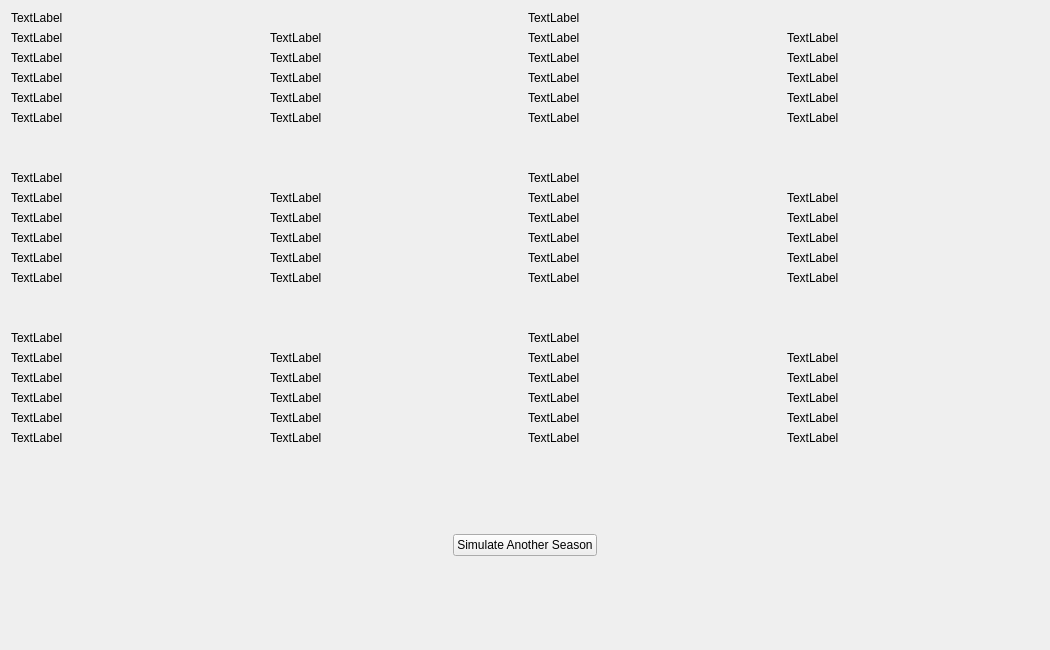
<?xml version="1.0" encoding="UTF-8"?>
<ui version="4.0">
 <class>StandingsWindow</class>
 <widget class="QWidget" name="StandingsWindow">
  <property name="geometry">
   <rect>
    <x>0</x>
    <y>0</y>
    <width>1050</width>
    <height>650</height>
   </rect>
  </property>
  <property name="windowTitle">
   <string>Form</string>
  </property>
  <layout class="QVBoxLayout" name="verticalLayout_9">
   <item>
    <layout class="QHBoxLayout" name="horizontalLayout_31">
     <item>
      <layout class="QVBoxLayout" name="verticalLayout_4">
       <item>
        <layout class="QVBoxLayout" name="verticalLayout">
         <property name="sizeConstraint">
          <enum>QLayout::SetDefaultConstraint</enum>
         </property>
         <item>
          <widget class="QLabel" name="div">
           <property name="text">
            <string>TextLabel</string>
           </property>
          </widget>
         </item>
         <item>
          <layout class="QHBoxLayout" name="horizontalLayout">
           <item>
            <widget class="QLabel" name="t0">
             <property name="text">
              <string>TextLabel</string>
             </property>
            </widget>
           </item>
           <item>
            <widget class="QLabel" name="label_6">
             <property name="text">
              <string>TextLabel</string>
             </property>
            </widget>
           </item>
          </layout>
         </item>
         <item>
          <layout class="QHBoxLayout" name="horizontalLayout_2">
           <item>
            <widget class="QLabel" name="t1">
             <property name="text">
              <string>TextLabel</string>
             </property>
            </widget>
           </item>
           <item>
            <widget class="QLabel" name="label_7">
             <property name="text">
              <string>TextLabel</string>
             </property>
            </widget>
           </item>
          </layout>
         </item>
         <item>
          <layout class="QHBoxLayout" name="horizontalLayout_3">
           <item>
            <widget class="QLabel" name="t2">
             <property name="text">
              <string>TextLabel</string>
             </property>
            </widget>
           </item>
           <item>
            <widget class="QLabel" name="label_8">
             <property name="text">
              <string>TextLabel</string>
             </property>
            </widget>
           </item>
          </layout>
         </item>
         <item>
          <layout class="QHBoxLayout" name="horizontalLayout_4">
           <item>
            <widget class="QLabel" name="t3">
             <property name="text">
              <string>TextLabel</string>
             </property>
            </widget>
           </item>
           <item>
            <widget class="QLabel" name="label_9">
             <property name="text">
              <string>TextLabel</string>
             </property>
            </widget>
           </item>
          </layout>
         </item>
         <item>
          <layout class="QHBoxLayout" name="horizontalLayout_5">
           <item>
            <widget class="QLabel" name="t4">
             <property name="text">
              <string>TextLabel</string>
             </property>
            </widget>
           </item>
           <item>
            <widget class="QLabel" name="label_10">
             <property name="text">
              <string>TextLabel</string>
             </property>
            </widget>
           </item>
          </layout>
         </item>
        </layout>
       </item>
       <item>
        <spacer name="verticalSpacer">
         <property name="orientation">
          <enum>Qt::Vertical</enum>
         </property>
         <property name="sizeHint" stdset="0">
          <size>
           <width>20</width>
           <height>40</height>
          </size>
         </property>
        </spacer>
       </item>
       <item>
        <layout class="QVBoxLayout" name="verticalLayout_2">
         <item>
          <widget class="QLabel" name="div_2">
           <property name="text">
            <string>TextLabel</string>
           </property>
          </widget>
         </item>
         <item>
          <layout class="QHBoxLayout" name="horizontalLayout_6">
           <item>
            <widget class="QLabel" name="t0_2">
             <property name="text">
              <string>TextLabel</string>
             </property>
            </widget>
           </item>
           <item>
            <widget class="QLabel" name="label_11">
             <property name="text">
              <string>TextLabel</string>
             </property>
            </widget>
           </item>
          </layout>
         </item>
         <item>
          <layout class="QHBoxLayout" name="horizontalLayout_7">
           <item>
            <widget class="QLabel" name="t1_2">
             <property name="text">
              <string>TextLabel</string>
             </property>
            </widget>
           </item>
           <item>
            <widget class="QLabel" name="label_12">
             <property name="text">
              <string>TextLabel</string>
             </property>
            </widget>
           </item>
          </layout>
         </item>
         <item>
          <layout class="QHBoxLayout" name="horizontalLayout_8">
           <item>
            <widget class="QLabel" name="t2_2">
             <property name="text">
              <string>TextLabel</string>
             </property>
            </widget>
           </item>
           <item>
            <widget class="QLabel" name="label_13">
             <property name="text">
              <string>TextLabel</string>
             </property>
            </widget>
           </item>
          </layout>
         </item>
         <item>
          <layout class="QHBoxLayout" name="horizontalLayout_9">
           <item>
            <widget class="QLabel" name="t3_2">
             <property name="text">
              <string>TextLabel</string>
             </property>
            </widget>
           </item>
           <item>
            <widget class="QLabel" name="label_14">
             <property name="text">
              <string>TextLabel</string>
             </property>
            </widget>
           </item>
          </layout>
         </item>
         <item>
          <layout class="QHBoxLayout" name="horizontalLayout_10">
           <item>
            <widget class="QLabel" name="t4_2">
             <property name="text">
              <string>TextLabel</string>
             </property>
            </widget>
           </item>
           <item>
            <widget class="QLabel" name="label_15">
             <property name="text">
              <string>TextLabel</string>
             </property>
            </widget>
           </item>
          </layout>
         </item>
        </layout>
       </item>
       <item>
        <spacer name="verticalSpacer_2">
         <property name="orientation">
          <enum>Qt::Vertical</enum>
         </property>
         <property name="sizeHint" stdset="0">
          <size>
           <width>20</width>
           <height>40</height>
          </size>
         </property>
        </spacer>
       </item>
       <item>
        <layout class="QVBoxLayout" name="verticalLayout_3">
         <item>
          <widget class="QLabel" name="div_3">
           <property name="text">
            <string>TextLabel</string>
           </property>
          </widget>
         </item>
         <item>
          <layout class="QHBoxLayout" name="horizontalLayout_11">
           <item>
            <widget class="QLabel" name="t0_3">
             <property name="text">
              <string>TextLabel</string>
             </property>
            </widget>
           </item>
           <item>
            <widget class="QLabel" name="label_16">
             <property name="text">
              <string>TextLabel</string>
             </property>
            </widget>
           </item>
          </layout>
         </item>
         <item>
          <layout class="QHBoxLayout" name="horizontalLayout_12">
           <item>
            <widget class="QLabel" name="t1_3">
             <property name="text">
              <string>TextLabel</string>
             </property>
            </widget>
           </item>
           <item>
            <widget class="QLabel" name="label_17">
             <property name="text">
              <string>TextLabel</string>
             </property>
            </widget>
           </item>
          </layout>
         </item>
         <item>
          <layout class="QHBoxLayout" name="horizontalLayout_13">
           <item>
            <widget class="QLabel" name="t2_3">
             <property name="text">
              <string>TextLabel</string>
             </property>
            </widget>
           </item>
           <item>
            <widget class="QLabel" name="label_18">
             <property name="text">
              <string>TextLabel</string>
             </property>
            </widget>
           </item>
          </layout>
         </item>
         <item>
          <layout class="QHBoxLayout" name="horizontalLayout_14">
           <item>
            <widget class="QLabel" name="t3_3">
             <property name="text">
              <string>TextLabel</string>
             </property>
            </widget>
           </item>
           <item>
            <widget class="QLabel" name="label_19">
             <property name="text">
              <string>TextLabel</string>
             </property>
            </widget>
           </item>
          </layout>
         </item>
         <item>
          <layout class="QHBoxLayout" name="horizontalLayout_15">
           <item>
            <widget class="QLabel" name="t4_3">
             <property name="text">
              <string>TextLabel</string>
             </property>
            </widget>
           </item>
           <item>
            <widget class="QLabel" name="label_20">
             <property name="text">
              <string>TextLabel</string>
             </property>
            </widget>
           </item>
          </layout>
         </item>
        </layout>
       </item>
      </layout>
     </item>
     <item>
      <layout class="QVBoxLayout" name="verticalLayout_5">
       <item>
        <layout class="QVBoxLayout" name="verticalLayout_6">
         <item>
          <widget class="QLabel" name="div_4">
           <property name="text">
            <string>TextLabel</string>
           </property>
          </widget>
         </item>
         <item>
          <layout class="QHBoxLayout" name="horizontalLayout_16">
           <item>
            <widget class="QLabel" name="t0_4">
             <property name="text">
              <string>TextLabel</string>
             </property>
            </widget>
           </item>
           <item>
            <widget class="QLabel" name="label_21">
             <property name="text">
              <string>TextLabel</string>
             </property>
            </widget>
           </item>
          </layout>
         </item>
         <item>
          <layout class="QHBoxLayout" name="horizontalLayout_17">
           <item>
            <widget class="QLabel" name="t1_4">
             <property name="text">
              <string>TextLabel</string>
             </property>
            </widget>
           </item>
           <item>
            <widget class="QLabel" name="label_22">
             <property name="text">
              <string>TextLabel</string>
             </property>
            </widget>
           </item>
          </layout>
         </item>
         <item>
          <layout class="QHBoxLayout" name="horizontalLayout_18">
           <item>
            <widget class="QLabel" name="t2_4">
             <property name="text">
              <string>TextLabel</string>
             </property>
            </widget>
           </item>
           <item>
            <widget class="QLabel" name="label_23">
             <property name="text">
              <string>TextLabel</string>
             </property>
            </widget>
           </item>
          </layout>
         </item>
         <item>
          <layout class="QHBoxLayout" name="horizontalLayout_19">
           <item>
            <widget class="QLabel" name="t3_4">
             <property name="text">
              <string>TextLabel</string>
             </property>
            </widget>
           </item>
           <item>
            <widget class="QLabel" name="label_24">
             <property name="text">
              <string>TextLabel</string>
             </property>
            </widget>
           </item>
          </layout>
         </item>
         <item>
          <layout class="QHBoxLayout" name="horizontalLayout_20">
           <item>
            <widget class="QLabel" name="t4_4">
             <property name="text">
              <string>TextLabel</string>
             </property>
            </widget>
           </item>
           <item>
            <widget class="QLabel" name="label_25">
             <property name="text">
              <string>TextLabel</string>
             </property>
            </widget>
           </item>
          </layout>
         </item>
        </layout>
       </item>
       <item>
        <spacer name="verticalSpacer_3">
         <property name="orientation">
          <enum>Qt::Vertical</enum>
         </property>
         <property name="sizeHint" stdset="0">
          <size>
           <width>20</width>
           <height>40</height>
          </size>
         </property>
        </spacer>
       </item>
       <item>
        <layout class="QVBoxLayout" name="verticalLayout_7">
         <item>
          <widget class="QLabel" name="div_5">
           <property name="text">
            <string>TextLabel</string>
           </property>
          </widget>
         </item>
         <item>
          <layout class="QHBoxLayout" name="horizontalLayout_21">
           <item>
            <widget class="QLabel" name="t0_5">
             <property name="text">
              <string>TextLabel</string>
             </property>
            </widget>
           </item>
           <item>
            <widget class="QLabel" name="label_26">
             <property name="text">
              <string>TextLabel</string>
             </property>
            </widget>
           </item>
          </layout>
         </item>
         <item>
          <layout class="QHBoxLayout" name="horizontalLayout_22">
           <item>
            <widget class="QLabel" name="t1_5">
             <property name="text">
              <string>TextLabel</string>
             </property>
            </widget>
           </item>
           <item>
            <widget class="QLabel" name="label_27">
             <property name="text">
              <string>TextLabel</string>
             </property>
            </widget>
           </item>
          </layout>
         </item>
         <item>
          <layout class="QHBoxLayout" name="horizontalLayout_23">
           <item>
            <widget class="QLabel" name="t2_5">
             <property name="text">
              <string>TextLabel</string>
             </property>
            </widget>
           </item>
           <item>
            <widget class="QLabel" name="label_28">
             <property name="text">
              <string>TextLabel</string>
             </property>
            </widget>
           </item>
          </layout>
         </item>
         <item>
          <layout class="QHBoxLayout" name="horizontalLayout_24">
           <item>
            <widget class="QLabel" name="t3_5">
             <property name="text">
              <string>TextLabel</string>
             </property>
            </widget>
           </item>
           <item>
            <widget class="QLabel" name="label_29">
             <property name="text">
              <string>TextLabel</string>
             </property>
            </widget>
           </item>
          </layout>
         </item>
         <item>
          <layout class="QHBoxLayout" name="horizontalLayout_25">
           <item>
            <widget class="QLabel" name="t4_5">
             <property name="text">
              <string>TextLabel</string>
             </property>
            </widget>
           </item>
           <item>
            <widget class="QLabel" name="label_30">
             <property name="text">
              <string>TextLabel</string>
             </property>
            </widget>
           </item>
          </layout>
         </item>
        </layout>
       </item>
       <item>
        <spacer name="verticalSpacer_4">
         <property name="orientation">
          <enum>Qt::Vertical</enum>
         </property>
         <property name="sizeHint" stdset="0">
          <size>
           <width>20</width>
           <height>40</height>
          </size>
         </property>
        </spacer>
       </item>
       <item>
        <layout class="QVBoxLayout" name="verticalLayout_8">
         <item>
          <widget class="QLabel" name="div_6">
           <property name="text">
            <string>TextLabel</string>
           </property>
          </widget>
         </item>
         <item>
          <layout class="QHBoxLayout" name="horizontalLayout_26">
           <item>
            <widget class="QLabel" name="t0_6">
             <property name="text">
              <string>TextLabel</string>
             </property>
            </widget>
           </item>
           <item>
            <widget class="QLabel" name="label_31">
             <property name="text">
              <string>TextLabel</string>
             </property>
            </widget>
           </item>
          </layout>
         </item>
         <item>
          <layout class="QHBoxLayout" name="horizontalLayout_27">
           <item>
            <widget class="QLabel" name="t1_6">
             <property name="text">
              <string>TextLabel</string>
             </property>
            </widget>
           </item>
           <item>
            <widget class="QLabel" name="label_32">
             <property name="text">
              <string>TextLabel</string>
             </property>
            </widget>
           </item>
          </layout>
         </item>
         <item>
          <layout class="QHBoxLayout" name="horizontalLayout_28">
           <item>
            <widget class="QLabel" name="t2_6">
             <property name="text">
              <string>TextLabel</string>
             </property>
            </widget>
           </item>
           <item>
            <widget class="QLabel" name="label_33">
             <property name="text">
              <string>TextLabel</string>
             </property>
            </widget>
           </item>
          </layout>
         </item>
         <item>
          <layout class="QHBoxLayout" name="horizontalLayout_29">
           <item>
            <widget class="QLabel" name="t3_6">
             <property name="text">
              <string>TextLabel</string>
             </property>
            </widget>
           </item>
           <item>
            <widget class="QLabel" name="label_34">
             <property name="text">
              <string>TextLabel</string>
             </property>
            </widget>
           </item>
          </layout>
         </item>
         <item>
          <layout class="QHBoxLayout" name="horizontalLayout_30">
           <item>
            <widget class="QLabel" name="t4_6">
             <property name="text">
              <string>TextLabel</string>
             </property>
            </widget>
           </item>
           <item>
            <widget class="QLabel" name="label_35">
             <property name="text">
              <string>TextLabel</string>
             </property>
            </widget>
           </item>
          </layout>
         </item>
        </layout>
       </item>
      </layout>
     </item>
    </layout>
   </item>
   <item>
    <spacer name="verticalSpacer_6">
     <property name="orientation">
      <enum>Qt::Vertical</enum>
     </property>
     <property name="sizeHint" stdset="0">
      <size>
       <width>20</width>
       <height>40</height>
      </size>
     </property>
    </spacer>
   </item>
   <item>
    <layout class="QHBoxLayout" name="horizontalLayout_32">
     <item>
      <widget class="QPushButton" name="pushButton">
       <property name="sizePolicy">
        <sizepolicy hsizetype="Fixed" vsizetype="Fixed">
         <horstretch>0</horstretch>
         <verstretch>0</verstretch>
        </sizepolicy>
       </property>
       <property name="layoutDirection">
        <enum>Qt::LeftToRight</enum>
       </property>
       <property name="text">
        <string>Simulate Another Season</string>
       </property>
      </widget>
     </item>
    </layout>
   </item>
   <item>
    <spacer name="verticalSpacer_5">
     <property name="orientation">
      <enum>Qt::Vertical</enum>
     </property>
     <property name="sizeHint" stdset="0">
      <size>
       <width>20</width>
       <height>40</height>
      </size>
     </property>
    </spacer>
   </item>
  </layout>
 </widget>
 <resources/>
 <connections/>
</ui>
